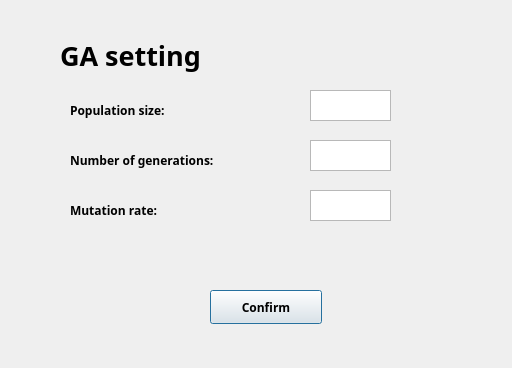
<?xml version="1.0" encoding="UTF-8"?>
<ui version="4.0">
 <class>Dialog</class>
 <widget class="QDialog" name="Dialog">
  <property name="geometry">
   <rect>
    <x>0</x>
    <y>0</y>
    <width>512</width>
    <height>368</height>
   </rect>
  </property>
  <property name="windowTitle">
   <string>Dialog</string>
  </property>
  <widget class="QLabel" name="label_9">
   <property name="geometry">
    <rect>
     <x>70</x>
     <y>100</y>
     <width>151</width>
     <height>21</height>
    </rect>
   </property>
   <property name="font">
    <font>
     <family>Hadassah Friedlaender</family>
     <pointsize>9</pointsize>
     <weight>75</weight>
     <bold>true</bold>
    </font>
   </property>
   <property name="text">
    <string>Population size: </string>
   </property>
  </widget>
  <widget class="QLabel" name="label_10">
   <property name="geometry">
    <rect>
     <x>70</x>
     <y>150</y>
     <width>201</width>
     <height>21</height>
    </rect>
   </property>
   <property name="font">
    <font>
     <family>Hadassah Friedlaender</family>
     <pointsize>9</pointsize>
     <weight>75</weight>
     <bold>true</bold>
    </font>
   </property>
   <property name="text">
    <string>Number of generations:</string>
   </property>
  </widget>
  <widget class="QLabel" name="label_11">
   <property name="geometry">
    <rect>
     <x>70</x>
     <y>200</y>
     <width>161</width>
     <height>21</height>
    </rect>
   </property>
   <property name="font">
    <font>
     <family>Hadassah Friedlaender</family>
     <pointsize>9</pointsize>
     <weight>75</weight>
     <bold>true</bold>
    </font>
   </property>
   <property name="text">
    <string>Mutation rate:</string>
   </property>
  </widget>
  <widget class="QLabel" name="label_13">
   <property name="geometry">
    <rect>
     <x>60</x>
     <y>20</y>
     <width>231</width>
     <height>71</height>
    </rect>
   </property>
   <property name="font">
    <font>
     <family>Hadassah Friedlaender</family>
     <pointsize>20</pointsize>
     <weight>75</weight>
     <bold>true</bold>
    </font>
   </property>
   <property name="text">
    <string>GA setting</string>
   </property>
  </widget>
  <widget class="QTextEdit" name="PopSize_TF_3">
   <property name="geometry">
    <rect>
     <x>310</x>
     <y>90</y>
     <width>81</width>
     <height>31</height>
    </rect>
   </property>
  </widget>
  <widget class="QTextEdit" name="NumOfGen_TF_4">
   <property name="geometry">
    <rect>
     <x>310</x>
     <y>140</y>
     <width>81</width>
     <height>31</height>
    </rect>
   </property>
  </widget>
  <widget class="QTextEdit" name="MutatioRate_TF_5">
   <property name="geometry">
    <rect>
     <x>310</x>
     <y>190</y>
     <width>81</width>
     <height>31</height>
    </rect>
   </property>
  </widget>
  <widget class="QPushButton" name="Confirm_BTN_3">
   <property name="geometry">
    <rect>
     <x>210</x>
     <y>290</y>
     <width>112</width>
     <height>34</height>
    </rect>
   </property>
   <property name="font">
    <font>
     <family>Hadassah Friedlaender</family>
     <weight>75</weight>
     <bold>true</bold>
    </font>
   </property>
   <property name="text">
    <string>Confirm</string>
   </property>
   <property name="checkable">
    <bool>false</bool>
   </property>
  </widget>
 </widget>
 <resources/>
 <connections/>
</ui>
